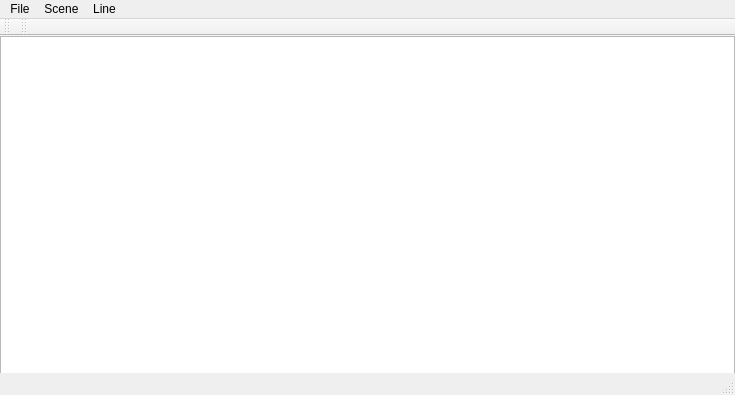
<?xml version="1.0" encoding="UTF-8"?>
<ui version="4.0">
 <class>MainWindow</class>
 <widget class="QMainWindow" name="MainWindow">
  <property name="geometry">
   <rect>
    <x>0</x>
    <y>0</y>
    <width>735</width>
    <height>395</height>
   </rect>
  </property>
  <property name="windowTitle">
   <string>MainWindow</string>
  </property>
  <widget class="QWidget" name="centralWidget">
   <widget class="QGraphicsView" name="graphicsView">
    <property name="geometry">
     <rect>
      <x>0</x>
      <y>0</y>
      <width>735</width>
      <height>355</height>
     </rect>
    </property>
   </widget>
  </widget>
  <widget class="QMenuBar" name="menuBar">
   <property name="geometry">
    <rect>
     <x>0</x>
     <y>0</y>
     <width>735</width>
     <height>20</height>
    </rect>
   </property>
   <widget class="QMenu" name="menuFile">
    <property name="title">
     <string>File</string>
    </property>
    <addaction name="actionOpen_image"/>
    <addaction name="actionSave"/>
    <addaction name="actionExit"/>
   </widget>
   <widget class="QMenu" name="menuOptions">
    <property name="title">
     <string>Line</string>
    </property>
    <addaction name="actionColor"/>
    <addaction name="actionWidth"/>
   </widget>
   <widget class="QMenu" name="menuScene">
    <property name="title">
     <string>Scene</string>
    </property>
    <addaction name="actionClear"/>
    <addaction name="actionBackground"/>
   </widget>
   <addaction name="menuFile"/>
   <addaction name="menuScene"/>
   <addaction name="menuOptions"/>
  </widget>
  <widget class="QToolBar" name="mainToolBar">
   <attribute name="toolBarArea">
    <enum>TopToolBarArea</enum>
   </attribute>
   <attribute name="toolBarBreak">
    <bool>false</bool>
   </attribute>
  </widget>
  <widget class="QStatusBar" name="statusBar"/>
  <widget class="QToolBar" name="toolBar">
   <property name="windowTitle">
    <string>toolBar</string>
   </property>
   <attribute name="toolBarArea">
    <enum>TopToolBarArea</enum>
   </attribute>
   <attribute name="toolBarBreak">
    <bool>false</bool>
   </attribute>
  </widget>
  <action name="actionOpen_image">
   <property name="text">
    <string>Open</string>
   </property>
   <property name="shortcut">
    <string>Ctrl+O</string>
   </property>
  </action>
  <action name="actionSave">
   <property name="text">
    <string>Save</string>
   </property>
   <property name="toolTip">
    <string>Save image</string>
   </property>
   <property name="shortcut">
    <string>Ctrl+S</string>
   </property>
  </action>
  <action name="actionExit">
   <property name="text">
    <string>Exit</string>
   </property>
   <property name="toolTip">
    <string>Close program</string>
   </property>
  </action>
  <action name="actionColor">
   <property name="text">
    <string>Color</string>
   </property>
   <property name="toolTip">
    <string>Change Color</string>
   </property>
  </action>
  <action name="actionWidth">
   <property name="text">
    <string>Width</string>
   </property>
   <property name="toolTip">
    <string>Change width of line</string>
   </property>
  </action>
  <action name="actionClear">
   <property name="text">
    <string>Clear</string>
   </property>
   <property name="toolTip">
    <string>Clear scene</string>
   </property>
  </action>
  <action name="actionBackground">
   <property name="text">
    <string>Background</string>
   </property>
   <property name="toolTip">
    <string>Set background color</string>
   </property>
  </action>
 </widget>
 <layoutdefault spacing="6" margin="11"/>
 <resources/>
 <connections/>
</ui>
